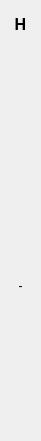
  <widget class="QWidget" name="verticalLayoutWidget_9">
   <property name="geometry">
    <rect>
     <x>1050</x>
     <y>80</y>
     <width>41</width>
     <height>441</height>
    </rect>
   </property>
   <layout class="QVBoxLayout" name="verticalLayout_18">
    <item>
     <widget class="QLabel" name="label_col_h">
      <property name="font">
       <font>
        <pointsize>12</pointsize>
        <weight>75</weight>
        <bold>true</bold>
        <strikeout>false</strikeout>
       </font>
      </property>
      <property name="text">
       <string>H</string>
      </property>
      <property name="alignment">
       <set>Qt::AlignCenter</set>
      </property>
     </widget>
    </item>
    <item>
     <widget class="QLabel" name="label_ah">
      <property name="text">
       <string/>
      </property>
      <property name="alignment">
       <set>Qt::AlignCenter</set>
      </property>
     </widget>
    </item>
    <item>
     <widget class="QLabel" name="label_bh">
      <property name="text">
       <string/>
      </property>
      <property name="alignment">
       <set>Qt::AlignCenter</set>
      </property>
     </widget>
    </item>
    <item>
     <widget class="QLabel" name="label_ch">
      <property name="text">
       <string/>
      </property>
      <property name="alignment">
       <set>Qt::AlignCenter</set>
      </property>
     </widget>
    </item>
    <item>
     <widget class="QLabel" name="label_dh">
      <property name="text">
       <string/>
      </property>
      <property name="alignment">
       <set>Qt::AlignCenter</set>
      </property>
     </widget>
    </item>
    <item>
     <widget class="QLabel" name="label_eh">
      <property name="text">
       <string/>
      </property>
      <property name="alignment">
       <set>Qt::AlignCenter</set>
      </property>
     </widget>
    </item>
    <item>
     <widget class="QLabel" name="label_fh">
      <property name="text">
       <string/>
      </property>
      <property name="alignment">
       <set>Qt::AlignCenter</set>
      </property>
     </widget>
    </item>
    <item>
     <widget class="QLabel" name="label_gh">
      <property name="text">
       <string/>
      </property>
      <property name="alignment">
       <set>Qt::AlignCenter</set>
      </property>
     </widget>
    </item>
    <item>
     <widget class="QLabel" name="label_hh">
      <property name="text">
       <string>-</string>
      </property>
      <property name="alignment">
       <set>Qt::AlignCenter</set>
      </property>
     </widget>
    </item>
    <item>
     <widget class="QLabel" name="label_ih">
      <property name="text">
       <string/>
      </property>
      <property name="alignment">
       <set>Qt::AlignCenter</set>
      </property>
     </widget>
    </item>
    <item>
     <widget class="QLabel" name="label_jh">
      <property name="text">
       <string/>
      </property>
      <property name="alignment">
       <set>Qt::AlignCenter</set>
      </property>
     </widget>
    </item>
    <item>
     <widget class="QLabel" name="label_kh">
      <property name="text">
       <string/>
      </property>
      <property name="alignment">
       <set>Qt::AlignCenter</set>
      </property>
     </widget>
    </item>
    <item>
     <widget class="QLabel" name="label_lh">
      <property name="text">
       <string/>
      </property>
      <property name="alignment">
       <set>Qt::AlignCenter</set>
      </property>
     </widget>
    </item>
   </layout>
  </widget>
